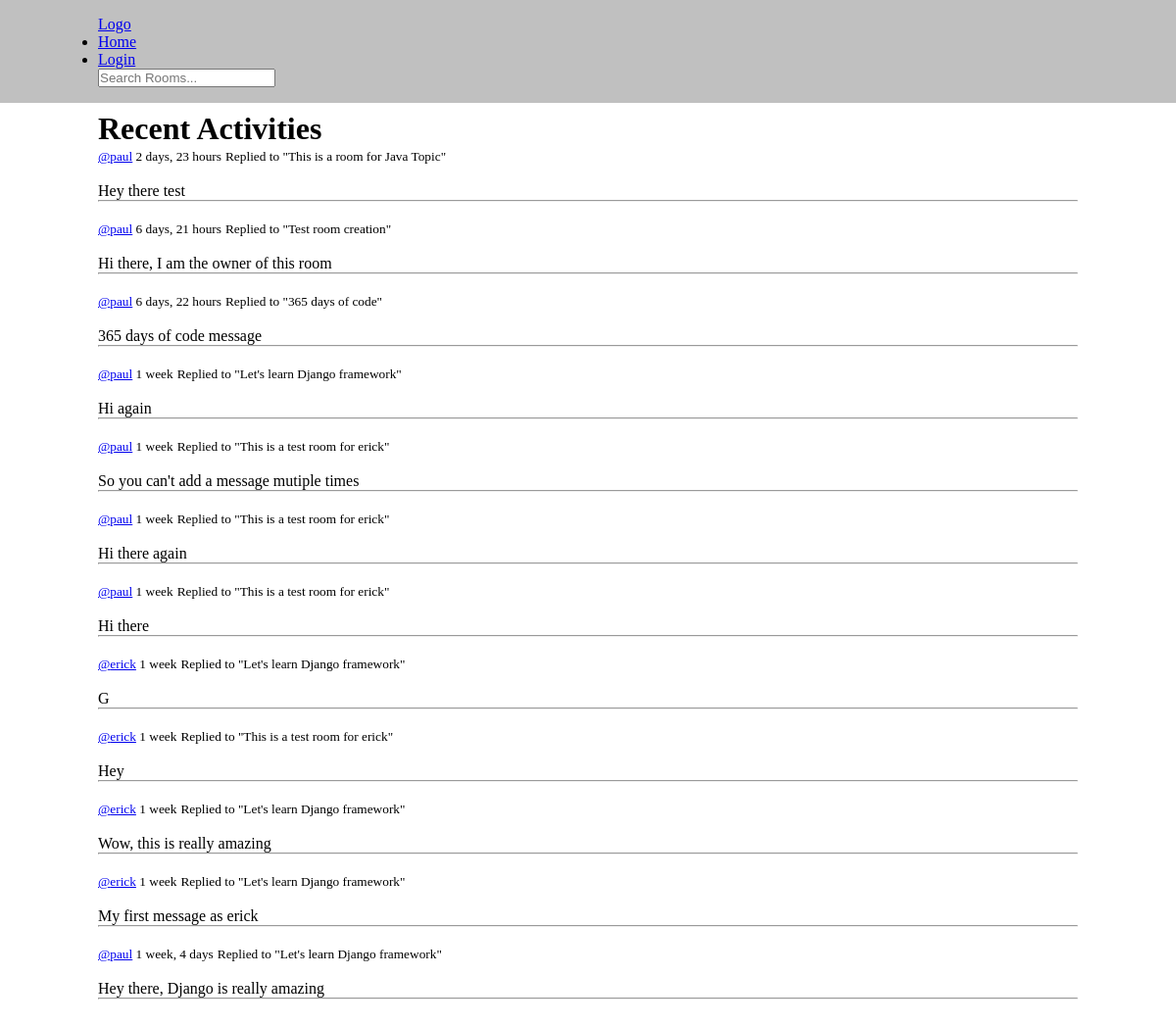
The page /activity/ on the database its author committed.
### base/models.py (models this page shows, shortened)
class Message(models.Model):
    user = models.ForeignKey(User, on_delete=models.CASCADE)
    room = models.ForeignKey(Room, on_delete=models.CASCADE) # One to many relationship
    body = models.TextField()
    created = models.DateTimeField(auto_now_add=True) # Updates value only once
    updated = models.DateTimeField(auto_now=True) # Updated every time it is saved
    class Meta:
        ordering = ['-updated', '-created']

class Room(models.Model):
    host = models.ForeignKey(User, on_delete=models.SET_NULL, null=True)
    topic = models.ForeignKey(Topic, on_delete=models.SET_NULL, null=True) # Does not delete topic
    name = models.CharField(max_length=200)
    description = models.TextField(null=True, blank=True)
    participants = models.ManyToManyField(User, related_name='participants', blank=True) # We can't have the user because we already have it at the top
    created = models.DateTimeField(auto_now_add=True) # Updates value only once
    updated = models.DateTimeField(auto_now=True) # Updated every time it is saved
    class Meta:
        ordering = ['-updated', '-created']
    def __str__(self):
        return self.name

### base/views.py (the view)
# urls.py: path('activity/', views.activity_page, name='activity'),
def activity_page(request):
    room_messages = Message.objects.all()
    context = {'room_messages': room_messages}
    return render(request, 'base/activity_page.html', context)

### base/templates/base/activity_page.html (shortened to what this page needs)
{% extends 'base.html' %}
{% block content %}
<div class="container">
    <h1>Recent Activities</h1>
    {% for message in room_messages %}
    <div>
        <small><a href="{% url 'user_profile' message.user.id %}">@{{ message.user }}</a> {{ message.created|timesince }}</small>
        <small>Replied to "{{ message.room }}"</small> <br><br>
        {{ message.body }}
    </div>
    <hr>
    <br>
    {% endfor %}
</div>
{% endblock %}

### templates/base.html (shortened to what this page needs)
{% load static %}
<!DOCTYPE html>
<html lang="en">
<head>
    <link rel="stylesheet" href="{% static 'css/style.css' %}">
</head>
<body>
    {% include 'navbar.html' %}
    {% block content %}
    {% endblock %}
</body>
</html>

### templates/navbar.html (shortened to what this page needs)
<nav>
    <div class="container">
        <div class="navbar">
            <a href="{% url 'home' %}">Logo</a>
            <ul>
                <li>
                    <a href="{% url 'home' %}">Home</a>
                </li>
                    {% if request.user.is_authenticated %}
                    {% else %}
                <li>
                    <a href="{% url 'login' %}">Login</a>
                </li>
                    {% endif %}
            </ul>
            <form action="{% url 'home' %}" method="GET">
                <input type="text" name="q" placeholder="Search Rooms..." id="">
            </form>
        </div>
    </div>
</nav>

### base/static/css/style.css (style rules this page uses)
* { padding: 0; margin: 0; box-sizing: border-box; }
nav { background-color: silver; padding: 0.5rem 0; }
.container { max-width: 1000px; margin: 0 auto; padding: 0.5rem 0; }

### rows shown on the page
Message: user "paul", created "2 days, 23 hours", room "This is a room for Java Topic", body "Hey there test"
Message: user "paul", created "6 days, 21 hours", room "Test room creation", body "Hi there, I am the owner of this room"
Message: user "paul", created "6 days, 22 hours", room "365 days of code", body "365 days of code message"
Message: user "paul", created "1 week", room "Let's learn Django framework", body "Hi again"
Message: user "paul", created "1 week", room "This is a test room for erick", body "So you can't add a message mutiple times"
Message: user "paul", created "1 week", room "This is a test room for erick", body "Hi there again"
Message: user "paul", created "1 week", room "This is a test room for erick", body "Hi there"
Message: user "erick", created "1 week", room "Let's learn Django framework", body "G"
Message: user "erick", created "1 week", room "This is a test room for erick", body "Hey"
Message: user "erick", created "1 week", room "Let's learn Django framework", body "Wow, this is really amazing"
Message: user "erick", created "1 week", room "Let's learn Django framework", body "My first message as erick"
Message: user "paul", created "1 week, 4 days", room "Let's learn Django framework", body "Hey there, Django is really amazing"
